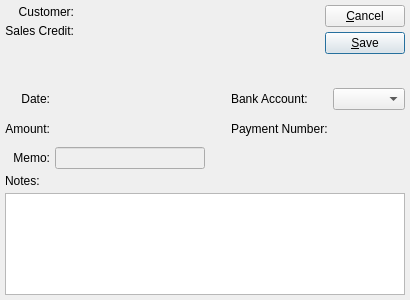
<?xml version="1.0" encoding="UTF-8"?>
<ui version="4.0">
 <comment>This file is part of the xTuple ERP: PostBooks Edition, a free and
open source Enterprise Resource Planning software suite,
Copyright (c) 1999-2018 by OpenMFG LLC, d/b/a xTuple.
It is licensed to you under the Common Public Attribution License
version 1.0, the full text of which (including xTuple-specific Exhibits)
is available at www.xtuple.com/CPAL.  By using this software, you agree
to be bound by its terms.</comment>
 <class>returnAuthCheck</class>
 <widget class="QDialog" name="returnAuthCheck">
  <property name="geometry">
   <rect>
    <x>0</x>
    <y>0</y>
    <width>410</width>
    <height>300</height>
   </rect>
  </property>
  <property name="windowTitle">
   <string>Return Authorization Check</string>
  </property>
  <layout class="QGridLayout">
   <item row="0" column="0">
    <widget class="QLabel" name="_custNameLit">
     <property name="text">
      <string>Customer:</string>
     </property>
     <property name="alignment">
      <set>Qt::AlignRight|Qt::AlignTrailing|Qt::AlignVCenter</set>
     </property>
    </widget>
   </item>
   <item row="0" column="1">
    <widget class="QLabel" name="_custName">
     <property name="text">
      <string/>
     </property>
    </widget>
   </item>
   <item row="0" column="2" rowspan="3">
    <layout class="QVBoxLayout">
     <property name="spacing">
      <number>0</number>
     </property>
     <property name="margin">
      <number>0</number>
     </property>
     <item>
      <layout class="QVBoxLayout">
       <property name="spacing">
        <number>5</number>
       </property>
       <property name="margin">
        <number>0</number>
       </property>
       <item>
        <widget class="QPushButton" name="_close">
         <property name="text">
          <string>&amp;Cancel</string>
         </property>
        </widget>
       </item>
       <item>
        <widget class="QPushButton" name="_save">
         <property name="text">
          <string>&amp;Save</string>
         </property>
         <property name="autoDefault">
          <bool>true</bool>
         </property>
         <property name="default">
          <bool>true</bool>
         </property>
        </widget>
       </item>
      </layout>
     </item>
     <item>
      <spacer>
       <property name="orientation">
        <enum>Qt::Vertical</enum>
       </property>
       <property name="sizeType">
        <enum>QSizePolicy::Expanding</enum>
       </property>
       <property name="sizeHint" stdset="0">
        <size>
         <width>10</width>
         <height>21</height>
        </size>
       </property>
      </spacer>
     </item>
    </layout>
   </item>
   <item row="1" column="0">
    <widget class="QLabel" name="_creditmemoLit">
     <property name="text">
      <string>Sales Credit:</string>
     </property>
     <property name="alignment">
      <set>Qt::AlignRight|Qt::AlignTrailing|Qt::AlignVCenter</set>
     </property>
    </widget>
   </item>
   <item row="1" column="1">
    <widget class="QLabel" name="_creditmemo">
     <property name="sizePolicy">
      <sizepolicy hsizetype="Preferred" vsizetype="Preferred">
       <horstretch>1</horstretch>
       <verstretch>0</verstretch>
      </sizepolicy>
     </property>
     <property name="text">
      <string/>
     </property>
    </widget>
   </item>
   <item row="2" column="1">
    <spacer>
     <property name="orientation">
      <enum>Qt::Vertical</enum>
     </property>
     <property name="sizeHint" stdset="0">
      <size>
       <width>20</width>
       <height>40</height>
      </size>
     </property>
    </spacer>
   </item>
   <item row="3" column="0" colspan="3">
    <layout class="QGridLayout">
     <item row="0" column="0">
      <widget class="QLabel" name="_dateLit">
       <property name="text">
        <string>Date:</string>
       </property>
       <property name="alignment">
        <set>Qt::AlignRight|Qt::AlignTrailing|Qt::AlignVCenter</set>
       </property>
      </widget>
     </item>
     <item row="0" column="1">
      <widget class="DLineEdit" name="_date"/>
     </item>
     <item row="0" column="2" colspan="2">
      <spacer>
       <property name="orientation">
        <enum>Qt::Horizontal</enum>
       </property>
       <property name="sizeHint" stdset="0">
        <size>
         <width>261</width>
         <height>20</height>
        </size>
       </property>
      </spacer>
     </item>
     <item row="0" column="4">
      <widget class="QLabel" name="_bankaccntLit">
       <property name="text">
        <string>Bank Account:</string>
       </property>
      </widget>
     </item>
     <item row="0" column="5">
      <widget class="XComboBox" name="_bankaccnt"/>
     </item>
     <item row="1" column="0">
      <widget class="QLabel" name="_amountLit">
       <property name="sizePolicy">
        <sizepolicy hsizetype="Preferred" vsizetype="Preferred">
         <horstretch>0</horstretch>
         <verstretch>0</verstretch>
        </sizepolicy>
       </property>
       <property name="minimumSize">
        <size>
         <width>0</width>
         <height>27</height>
        </size>
       </property>
       <property name="text">
        <string>Amount:</string>
       </property>
       <property name="alignment">
        <set>Qt::AlignRight|Qt::AlignTrailing|Qt::AlignVCenter</set>
       </property>
      </widget>
     </item>
     <item row="1" column="1" colspan="2">
      <widget class="CurrCluster" name="_amount">
       <property name="minimumSize">
        <size>
         <width>150</width>
         <height>0</height>
        </size>
       </property>
       <property name="focusPolicy">
        <enum>Qt::NoFocus</enum>
       </property>
       <property name="currencyEditable" stdset="0">
        <bool>false</bool>
       </property>
       <property name="enabled">
        <bool>false</bool>
       </property>
      </widget>
     </item>
     <item row="1" column="3">
      <spacer>
       <property name="orientation">
        <enum>Qt::Horizontal</enum>
       </property>
       <property name="sizeHint" stdset="0">
        <size>
         <width>191</width>
         <height>20</height>
        </size>
       </property>
      </spacer>
     </item>
     <item row="1" column="4">
      <widget class="QLabel" name="_checkNumLit">
       <property name="text">
        <string>Payment Number:</string>
       </property>
      </widget>
     </item>
     <item row="2" column="0">
      <widget class="QLabel" name="_forLit">
       <property name="text">
        <string>Memo:</string>
       </property>
       <property name="alignment">
        <set>Qt::AlignRight|Qt::AlignTrailing|Qt::AlignVCenter</set>
       </property>
      </widget>
     </item>
     <item row="2" column="1" colspan="2">
      <widget class="XLineEdit" name="_for">
       <property name="enabled">
        <bool>false</bool>
       </property>
       <property name="focusPolicy">
        <enum>Qt::NoFocus</enum>
       </property>
      </widget>
     </item>
     <item row="2" column="3">
      <spacer>
       <property name="orientation">
        <enum>Qt::Horizontal</enum>
       </property>
       <property name="sizeHint" stdset="0">
        <size>
         <width>40</width>
         <height>20</height>
        </size>
       </property>
      </spacer>
     </item>
     <item row="1" column="5">
      <widget class="QLabel" name="_checkNum">
       <property name="minimumSize">
        <size>
         <width>0</width>
         <height>0</height>
        </size>
       </property>
      </widget>
     </item>
    </layout>
   </item>
   <item row="4" column="0" colspan="3">
    <widget class="QLabel" name="_notesLit">
     <property name="text">
      <string>Notes:</string>
     </property>
    </widget>
   </item>
   <item row="5" column="0" colspan="3">
    <widget class="XTextEdit" name="_notes">
     <property name="sizePolicy">
      <sizepolicy hsizetype="Expanding" vsizetype="Expanding">
       <horstretch>0</horstretch>
       <verstretch>1</verstretch>
      </sizepolicy>
     </property>
     <property name="focusPolicy">
      <enum>Qt::ClickFocus</enum>
     </property>
    </widget>
   </item>
  </layout>
 </widget>
 <layoutdefault spacing="5" margin="5"/>
 <customwidgets>
  <customwidget>
   <class>CurrCluster</class>
   <extends>CurrDisplay</extends>
   <header>currcluster.h</header>
   <container>1</container>
  </customwidget>
  <customwidget>
   <class>CurrDisplay</class>
   <extends>QWidget</extends>
   <header>currcluster.h</header>
  </customwidget>
  <customwidget>
   <class>DLineEdit</class>
   <extends>QWidget</extends>
   <header>datecluster.h</header>
   <container>1</container>
  </customwidget>
  <customwidget>
   <class>XComboBox</class>
   <extends>QComboBox</extends>
   <header>xcombobox.h</header>
  </customwidget>
  <customwidget>
   <class>XLineEdit</class>
   <extends>QLineEdit</extends>
   <header>xlineedit.h</header>
   <container>1</container>
  </customwidget>
  <customwidget>
   <class>XTextEdit</class>
   <extends>QTextEdit</extends>
   <header>xtextedit.h</header>
  </customwidget>
 </customwidgets>
 <tabstops>
  <tabstop>_date</tabstop>
  <tabstop>_bankaccnt</tabstop>
  <tabstop>_save</tabstop>
  <tabstop>_close</tabstop>
  <tabstop>_notes</tabstop>
 </tabstops>
 <resources/>
 <connections/>
</ui>
